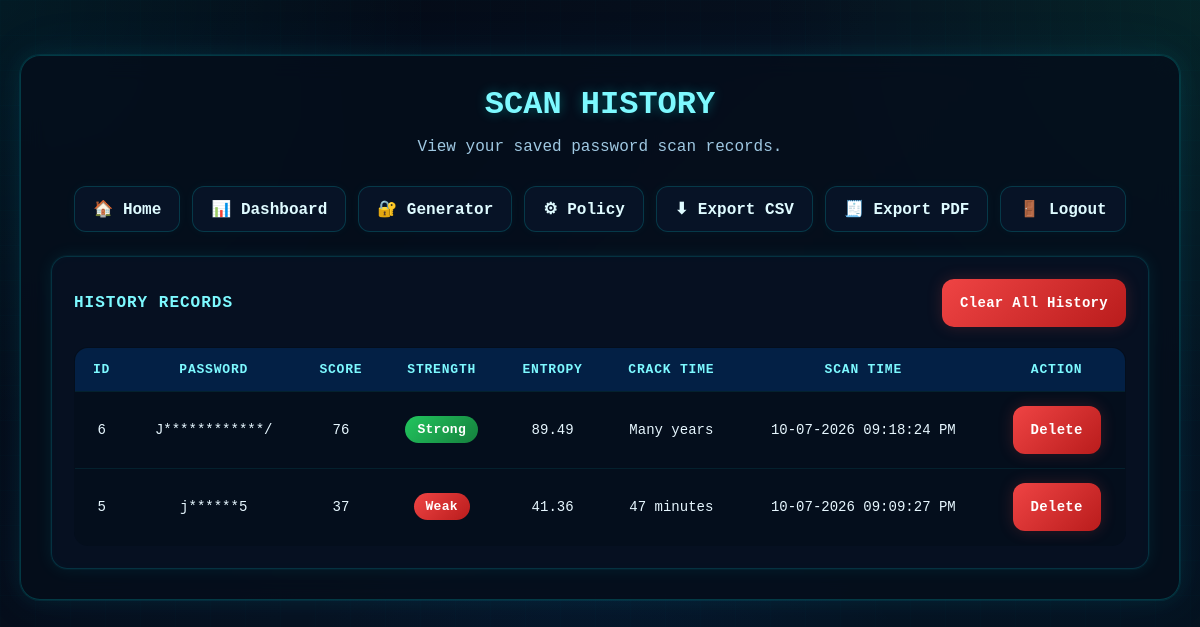
/history (signed in), run on an earlier commit of the app's database.
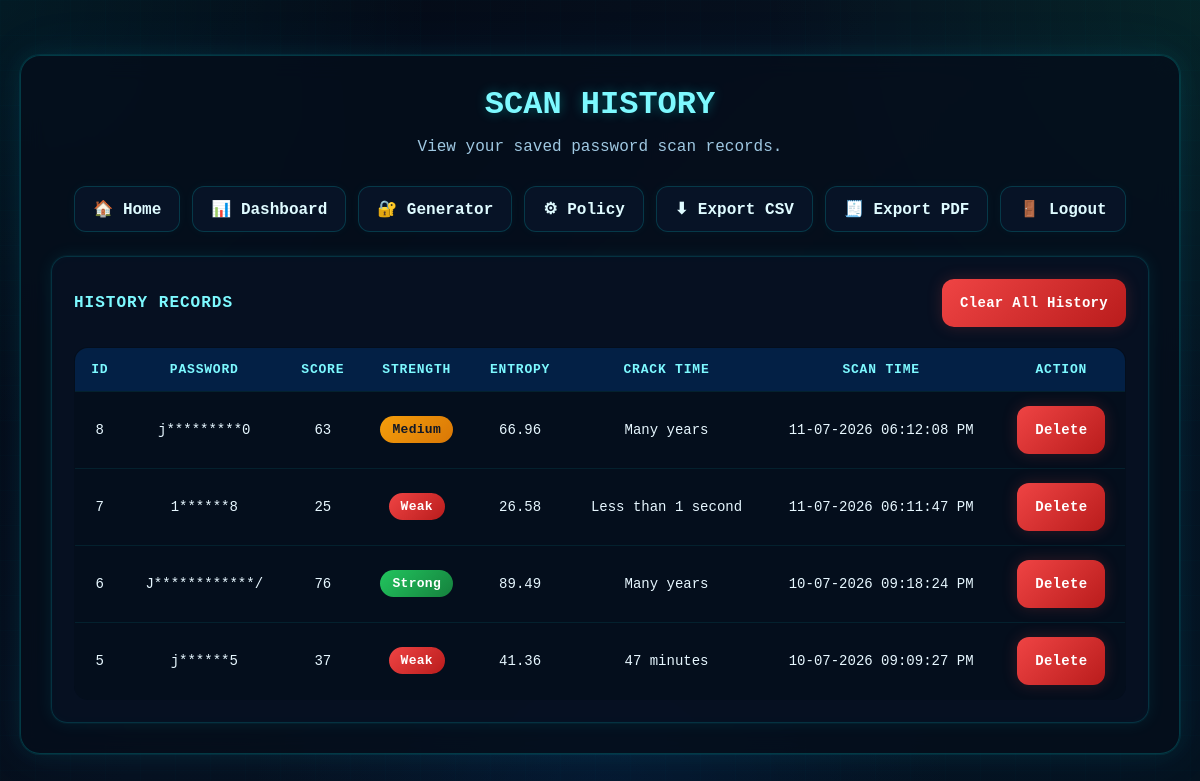
And on a later commit of the database.
### tables this page shows
CREATE TABLE password_history (
            id INTEGER PRIMARY KEY AUTOINCREMENT,
            password_text TEXT NOT NULL,
            score INTEGER NOT NULL,
            strength TEXT NOT NULL,
            color TEXT NOT NULL,
            entropy REAL DEFAULT 0,
            crack_time TEXT DEFAULT 'Instantly',
            scan_time TEXT NOT NULL
        , user_id INTEGER DEFAULT 1);

### app.py (the view)
@app.route("/history")
def history():
    if not is_logged_in():
        return redirect(url_for("login"))
    user_id = get_current_user_id()
    conn = get_db_connection()
    cursor = conn.cursor()
    cursor.execute("""
        SELECT id, password_text, score, strength, color, entropy, crack_time, scan_time
        FROM password_history
        WHERE user_id = ?
        ORDER BY id DESC
    """, (user_id,))
    records = cursor.fetchall()
    conn.close()
    return render_template("history.html", records=records)

### app.py (called while the page is built)
def get_db_connection():
    conn = sqlite3.connect(DB_NAME)
    conn.row_factory = sqlite3.Row
    return conn

def is_logged_in():
    return "user_id" in session

def get_current_user_id():
    return session.get("user_id")

### templates/history.html (shortened to what this page needs)
<!DOCTYPE html>
<html lang="en">
<head>
    <link rel="stylesheet" href="{{ url_for('static', filename='style.css') }}">
</head>
<body>
    <div class="container">
        <h1 class="page-title">SCAN HISTORY</h1>
        <p class="page-subtitle">View your saved password scan records.</p>
        <div class="nav-links" style="margin-top:0; margin-bottom:20px;">
            <a href="{{ url_for('index') }}">🏠 Home</a>
            <a href="{{ url_for('dashboard') }}">📊 Dashboard</a>
            <a href="{{ url_for('generate_password_route') }}">🔐 Generator</a>
            <a href="{{ url_for('policy') }}">⚙ Policy</a>
            <a href="{{ url_for('export_csv') }}">⬇ Export CSV</a>
            <a href="{{ url_for('export_pdf') }}">🧾 Export PDF</a>
            <a href="{{ url_for('logout') }}">🚪 Logout</a>
        </div>
        {% if records and records|length > 0 %}
        <div class="panel-box neon-box">
            <div class="score-row">
                <h3 style="margin-bottom:0;">HISTORY RECORDS</h3>
                <form method="POST" action="{{ url_for('clear_history') }}"
                      onsubmit="return confirm('Are you sure you want to clear all history?');">
                    <button type="submit" class="btn btn-danger">Clear All History</button>
                </form>
            </div>
            <div class="table-container">
                <table>
                    <thead>
                        <tr>
                            <th>ID</th>
                            <th>Password</th>
                            <th>Score</th>
                            <th>Strength</th>
                            <th>Entropy</th>
                            <th>Crack Time</th>
                            <th>Scan Time</th>
                            <th>Action</th>
                        </tr>
                    </thead>
                    <tbody>
                        {% for row in records %}
                        <tr>
                            <td>{{ row.id }}</td>
                            <td>{{ row.password_text }}</td>
                            <td>{{ row.score }}</td>
                            <td>
                                {% if row.strength == "Weak" %}
                                    <span class="badge badge-weak">Weak</span>
                                {% elif row.strength == "Medium" %}
                                    <span class="badge badge-medium">Medium</span>
                                {% else %}
                                    <span class="badge badge-strong">Strong</span>
                                {% endif %}
                            </td>
                            <td>{{ row.entropy }}</td>
                            <td>{{ row.crack_time }}</td>
                            <td>{{ row.scan_time }}</td>
                            <td>
                                <form method="POST"
                                      action="{{ url_for('delete_history', record_id=row.id) }}"
                                      onsubmit="return confirm('Delete this record?');">
                                    <button type="submit" class="btn btn-danger">Delete</button>
                                </form>
                            </td>
                        </tr>
                        {% endfor %}
                    </tbody>
                </table>
            </div>
        </div>
        {% else %}
        <div class="panel-box neon-box center">
            <h3>No History Found</h3>
            <p style="color:#9fc8e2;">No password scans have been saved yet.</p>
        </div>
        {% endif %}
    </div>
</body>
</html>

### static/style.css (style rules this page uses)
* { margin: 0; padding: 0; box-sizing: border-box; font-family: "Consolas", "Courier New", monospace; }
body { background: #050816; color: #e2f3ff; min-height: 100vh; padding: 20px; position: relative; overflow-x: hidden; }
.container, .auth-container { max-width: 1200px; margin: 35px auto; background: rgba(6, 14, 28, 0.82); border: 1px solid rgba(0, 255, 255, 0.18); border-radius: 20px; padding: 30px; box-shadow: 0 0 0 1px rgba(0, 255, 255, 0.08), 0 0 25px rgba(0, 255, 255, 0.08), 0 0 60px rgba(0, 140, 255, 0.06); backdrop-filter: blur(12px); }
.page-title { text-align: center; color: #7df9ff; font-size: 2rem; margin-bottom: 12px; text-shadow: 0 0 12px rgba(0, 255, 255, 0.3); }
.page-subtitle { text-align: center; color: #9fc8e2; margin-bottom: 25px; line-height: 1.6; }
button, .btn { border: none; outline: none; padding: 12px 18px; border-radius: 12px; cursor: pointer; font-size: 14px; font-weight: 700; letter-spacing: 0.3px; transition: 0.25s ease; min-height: 48px; text-decoration: none; display: inline-flex; justify-content: center; align-items: center; }
.btn-danger { background: linear-gradient(135deg, #ef4444, #b91c1c); color: #fff; box-shadow: 0 0 16px rgba(239, 68, 68, 0.2); }
.result-box, .panel-box { margin-top: 24px; padding: 22px; border-radius: 16px; background: rgba(7, 18, 36, 0.88); border: 1px solid rgba(0, 255, 255, 0.14); }
.neon-box { box-shadow: 0 0 0 1px rgba(0, 255, 255, 0.04), 0 0 18px rgba(0, 255, 255, 0.08), inset 0 0 12px rgba(0, 255, 255, 0.02); }
.result-box h3, .panel-box h3 { color: #7df9ff; font-size: 1rem; letter-spacing: 1px; margin-bottom: 16px; text-transform: uppercase; }
.score-row { display: flex; justify-content: space-between; align-items: center; gap: 12px; flex-wrap: wrap; margin-bottom: 12px; }
.nav-links { display: flex; justify-content: center; gap: 12px; flex-wrap: wrap; margin-top: 28px; }
.nav-links a { text-decoration: none; padding: 12px 18px; border-radius: 12px; color: #dffbff; font-weight: 700; background: rgba(8, 21, 40, 0.95); border: 1px solid rgba(0, 255, 255, 0.16); transition: 0.25s ease; box-shadow: 0 0 12px rgba(0, 255, 255, 0.04); }
.table-container { overflow-x: auto; margin-top: 20px; width: 100%; }
table { width: 100%; min-width: 900px; border-collapse: collapse; background: rgba(4, 14, 28, 0.9); border-radius: 14px; overflow: hidden; border: 1px solid rgba(0, 255, 255, 0.12); }
table th, table td { padding: 14px; text-align: center; border-bottom: 1px solid rgba(0, 255, 255, 0.08); vertical-align: middle; }
table th { background: rgba(0, 119, 255, 0.18); color: #7df9ff; text-transform: uppercase; font-size: 13px; letter-spacing: 0.8px; }
table td { color: #e7f7ff; font-size: 14px; }
.badge { display: inline-block; padding: 6px 12px; border-radius: 999px; font-size: 13px; font-weight: 700; color: #fff; letter-spacing: 0.3px; }
.badge-weak { background: linear-gradient(135deg, #ef4444, #b91c1c); }
.badge-medium { background: linear-gradient(135deg, #f59e0b, #d97706); color: #111827; }
.badge-strong { background: linear-gradient(135deg, #22c55e, #15803d); }

What changed in the data, as far as the page shows it:
added password_history: id "8", password_text "j*********0", score "63", strength "Medium", entropy "66.96", crack_time "Many years", scan_time "11-07-2026 06:12:08 PM"
added password_history: id "7", password_text "1******8", score "25", strength "Weak", entropy "26.58", crack_time "Less than 1 second", scan_time "11-07-2026 06:11:47 PM"
